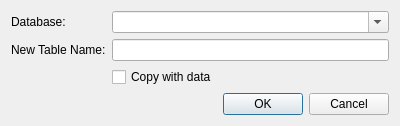
<?xml version="1.0" encoding="UTF-8"?>
<ui version="4.0">
 <class>CopyTableDialog</class>
 <widget class="QDialog" name="CopyTableDialog">
  <property name="geometry">
   <rect>
    <x>0</x>
    <y>0</y>
    <width>400</width>
    <height>117</height>
   </rect>
  </property>
  <property name="windowTitle">
   <string>Copy to new table</string>
  </property>
  <layout class="QGridLayout" name="gridLayout">
   <item row="0" column="0">
    <widget class="QLabel" name="label">
     <property name="text">
      <string>Database:</string>
     </property>
    </widget>
   </item>
   <item row="0" column="1">
    <widget class="QComboBox" name="cbox_dbName">
     <property name="editable">
      <bool>true</bool>
     </property>
    </widget>
   </item>
   <item row="1" column="0">
    <widget class="QLabel" name="label_2">
     <property name="text">
      <string>New Table Name:</string>
     </property>
    </widget>
   </item>
   <item row="1" column="1">
    <widget class="QLineEdit" name="le_tableName"/>
   </item>
   <item row="2" column="1">
    <widget class="QCheckBox" name="ch_withData">
     <property name="text">
      <string>Copy with data</string>
     </property>
    </widget>
   </item>
   <item row="3" column="0" colspan="2">
    <layout class="QHBoxLayout" name="horizontalLayout">
     <item>
      <spacer name="horizontalSpacer">
       <property name="orientation">
        <enum>Qt::Horizontal</enum>
       </property>
       <property name="sizeHint" stdset="0">
        <size>
         <width>199</width>
         <height>20</height>
        </size>
       </property>
      </spacer>
     </item>
     <item>
      <widget class="QPushButton" name="btn_ok">
       <property name="text">
        <string>OK</string>
       </property>
      </widget>
     </item>
     <item>
      <widget class="QPushButton" name="btn_cancel">
       <property name="text">
        <string>Cancel</string>
       </property>
      </widget>
     </item>
    </layout>
   </item>
  </layout>
 </widget>
 <resources/>
 <connections/>
</ui>
